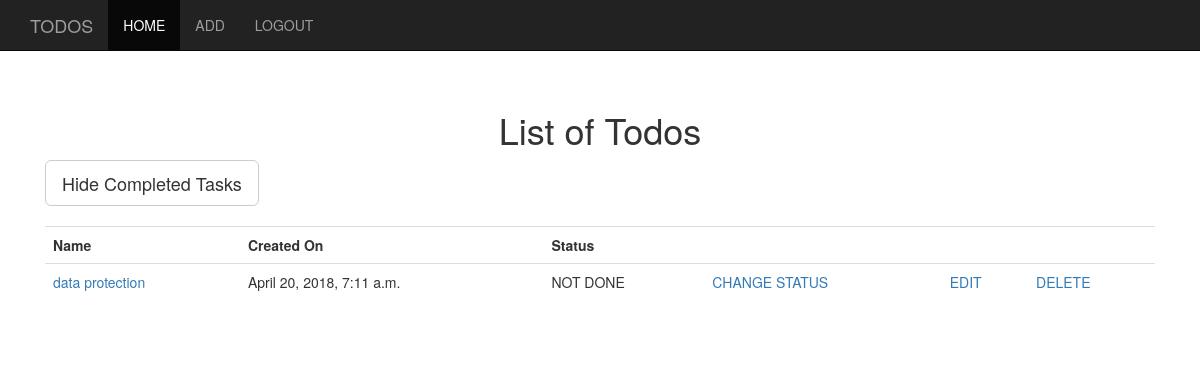
Screenshot of /todos/completed/ (signed in) with the database file from the repository.
### todos/models.py (models this page shows, shortened)
class Todo(models.Model):
    user = models.ForeignKey(User,on_delete=models.CASCADE)
    name = models.CharField(max_length=255)
    description = models.TextField()
    created_at = models.DateTimeField(default=timezone.now)
    class Meta:
        ordering = ['-created_at']

class Status(models.Model):
    user = models.ForeignKey(User,on_delete=models.CASCADE)
    todo = models.ForeignKey(Todo,on_delete=models.CASCADE)
    status = models.CharField(max_length=255,
                            choices=statuses,default='NOT DONE')
    changed_at = models.DateTimeField(default=timezone.now)

### todos/views.py (the view)
# urls.py: path('completed/',TodoCompletedView.as_view(),name='completed'),
class TodoCompletedView(ListView):
    model = Todo
    template_name = 'index.html'
    def get_queryset(self):
        result = Todo.objects.exclude(status__status='DONE')
        if result:
            return result
        else:
            return Todo.objects.all()

### templates/index.html (shortened to what this page needs)
{% extends 'layout.html' %}
{% block content %}
<h1>List of Todos</h1>
<div class='text-left'>
<a href='{% url 'todos:completed' %}' class='btn btn-default btn-lg'>Hide Completed Tasks</a>
</div>
<br>
{% if not object_list %}
    <p>There are no todos</p>
{% else %}
<table class="table">
    <tr>
        <th>Name</th>
        <th>Created On</th>
        <th>Status</th>
        <th></th>
        <th></th>
        <th></th>
    </tr>
    {% for todo in object_list %}
    <tr class='text-left'>
        <td><a href='{% url 'todos:detail' pk=todo.pk %}'>{{todo.name}}</a></td>
        <td>{{todo.created_at}}</td>
        {% for task in todo.status_set.all %}
            {% if task.status == 'NOT DONE' %}
                <td>{{task.status}}</td>
                {% if user.is_authenticated %}
                    <td><a href='{% url 'todos:status' pk=todo.id %}'>CHANGE STATUS</a></td>
                {% endif %}
            {% else %}
                <td>{{task.status}}</td>
                <td>CLOSED BY: {{task.user}}</td>
            {% endif %}
        {% endfor %}
        {% if user == todo.user%}
            <td><a href='{% url 'todos:edit' pk=todo.id %}'>EDIT</a></td>
            <td><a href='{% url 'todos:delete' pk=todo.id %}'>DELETE</a></td>
        {% else %}
            <td></td>
            <td></td>
        {% endif%}
    </tr>
    {% endfor %}
</table>
{% endif %}
{% endblock %}

### static/css/starter-template.css (style rules this page uses)
body { padding-top: 50px; }

### rows the page displays
Todo: name "data protection", created_at "April 20, 2018, 7:11 a.m.", shows "EDIT"
Status: status "NOT DONE"
